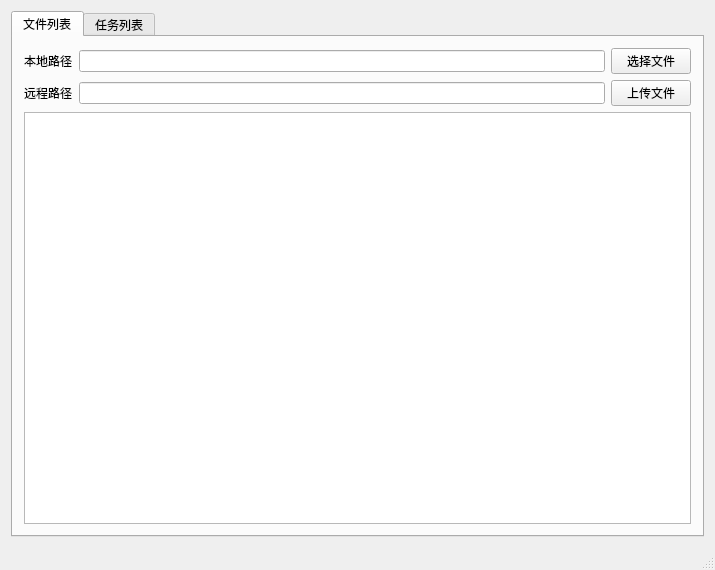
<?xml version="1.0" encoding="UTF-8"?>
<ui version="4.0">
 <class>MainWindow</class>
 <widget class="QMainWindow" name="MainWindow">
  <property name="geometry">
   <rect>
    <x>0</x>
    <y>0</y>
    <width>715</width>
    <height>570</height>
   </rect>
  </property>
  <property name="windowTitle">
   <string>SSFS</string>
  </property>
  <widget class="QWidget" name="centralWidget">
   <layout class="QGridLayout" name="gridLayout">
    <item row="0" column="0">
     <widget class="QTabWidget" name="tabWidget">
      <property name="currentIndex">
       <number>0</number>
      </property>
      <widget class="QWidget" name="filelistTab">
       <attribute name="title">
        <string>文件列表</string>
       </attribute>
       <layout class="QGridLayout" name="gridLayout_2">
        <item row="0" column="0">
         <widget class="QLabel" name="localFilepathLabel">
          <property name="text">
           <string>本地路径</string>
          </property>
         </widget>
        </item>
        <item row="0" column="1">
         <widget class="QLineEdit" name="localFilepathEdit">
          <property name="statusTip">
           <string/>
          </property>
         </widget>
        </item>
        <item row="0" column="2">
         <widget class="QPushButton" name="selectFileBtn">
          <property name="text">
           <string>选择文件</string>
          </property>
         </widget>
        </item>
        <item row="1" column="0">
         <widget class="QLabel" name="remoteFilepathLabel">
          <property name="text">
           <string>远程路径</string>
          </property>
         </widget>
        </item>
        <item row="1" column="1">
         <widget class="QLineEdit" name="remoteFilepathEdit"/>
        </item>
        <item row="1" column="2">
         <widget class="QPushButton" name="upfileBtn">
          <property name="text">
           <string>上传文件</string>
          </property>
         </widget>
        </item>
        <item row="2" column="0" colspan="3">
         <widget class="QListWidget" name="remoteFileListWidget">
          <property name="focusPolicy">
           <enum>Qt::StrongFocus</enum>
          </property>
          <property name="contextMenuPolicy">
           <enum>Qt::CustomContextMenu</enum>
          </property>
          <property name="editTriggers">
           <set>QAbstractItemView::NoEditTriggers</set>
          </property>
          <property name="selectionBehavior">
           <enum>QAbstractItemView::SelectItems</enum>
          </property>
          <property name="movement">
           <enum>QListView::Static</enum>
          </property>
          <property name="flow">
           <enum>QListView::LeftToRight</enum>
          </property>
          <property name="isWrapping" stdset="0">
           <bool>true</bool>
          </property>
          <property name="resizeMode">
           <enum>QListView::Fixed</enum>
          </property>
          <property name="layoutMode">
           <enum>QListView::SinglePass</enum>
          </property>
          <property name="viewMode">
           <enum>QListView::IconMode</enum>
          </property>
          <property name="uniformItemSizes">
           <bool>false</bool>
          </property>
          <property name="wordWrap">
           <bool>false</bool>
          </property>
         </widget>
        </item>
       </layout>
      </widget>
      <widget class="QWidget" name="taskTab">
       <attribute name="title">
        <string>任务列表</string>
       </attribute>
       <layout class="QGridLayout" name="gridLayout_3">
        <item row="0" column="0">
         <widget class="QListWidget" name="taskListWidget">
          <property name="contextMenuPolicy">
           <enum>Qt::CustomContextMenu</enum>
          </property>
          <property name="editTriggers">
           <set>QAbstractItemView::NoEditTriggers</set>
          </property>
         </widget>
        </item>
       </layout>
      </widget>
     </widget>
    </item>
   </layout>
  </widget>
  <widget class="QStatusBar" name="statusBar"/>
 </widget>
 <layoutdefault spacing="6" margin="11"/>
 <resources/>
 <connections/>
</ui>
